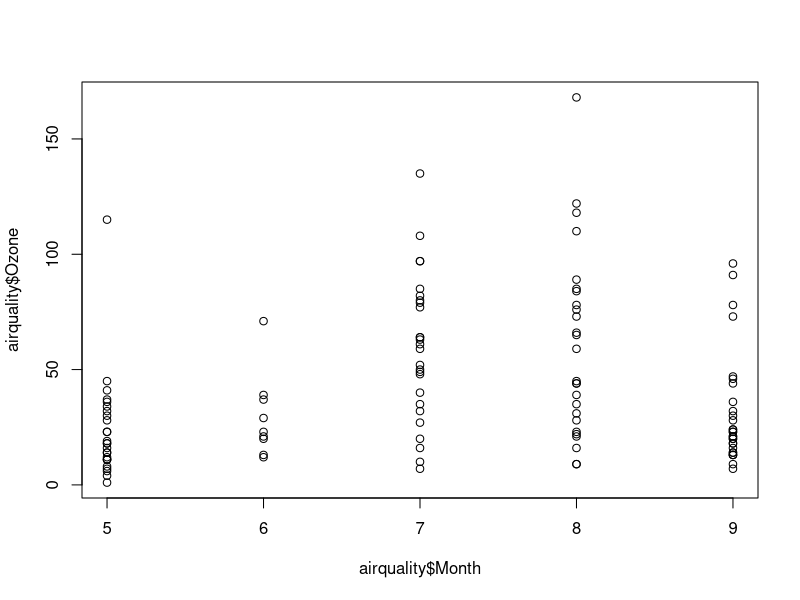
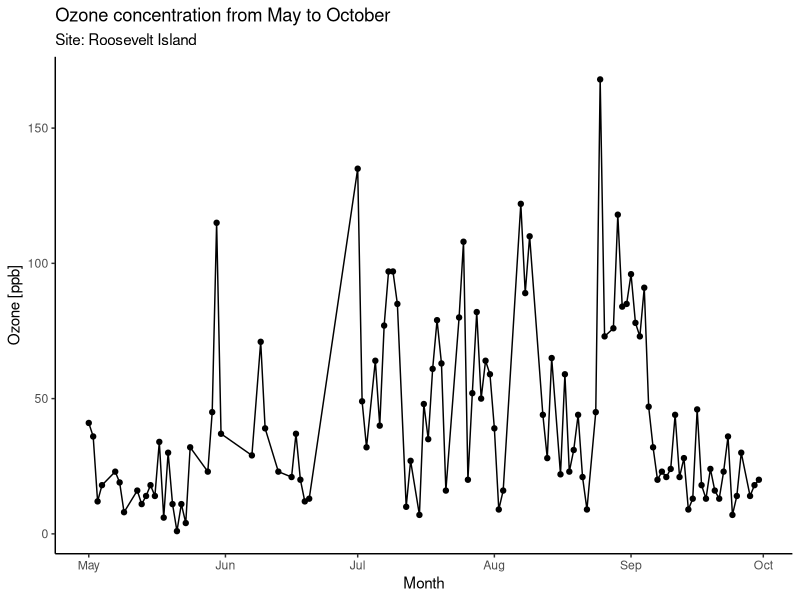
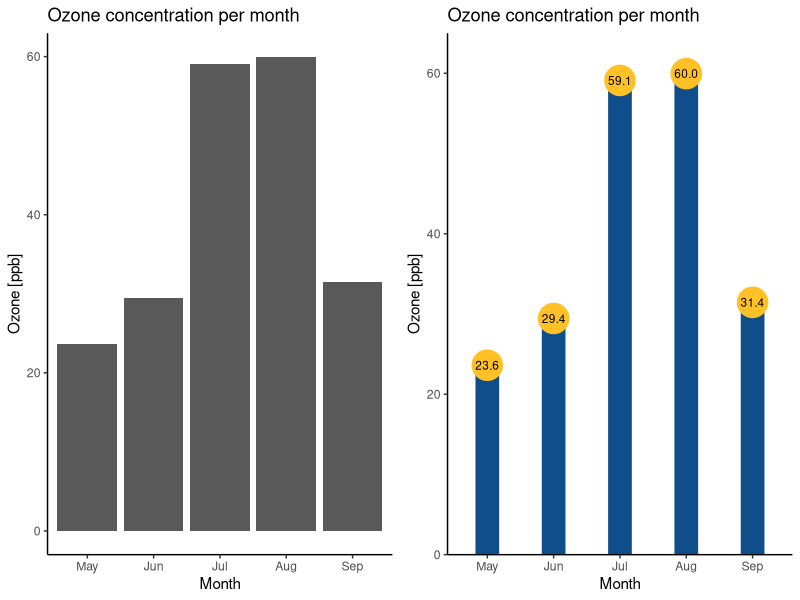
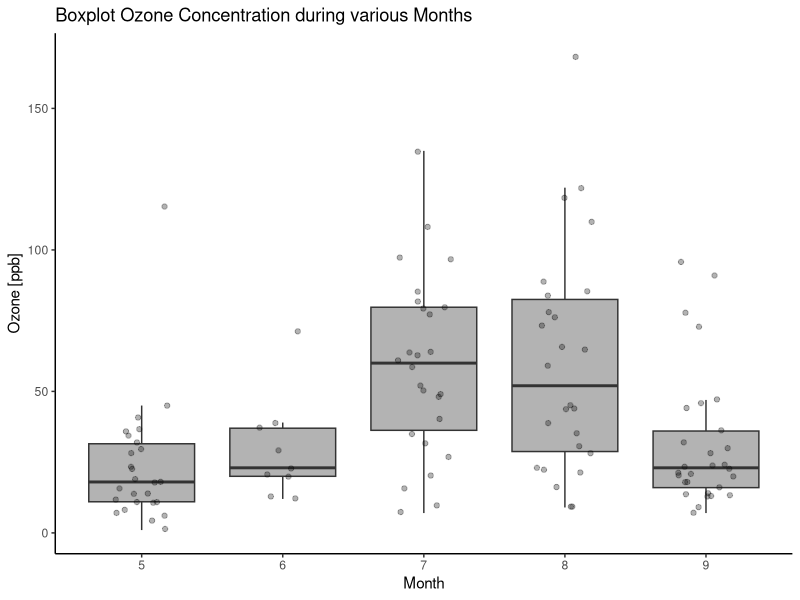
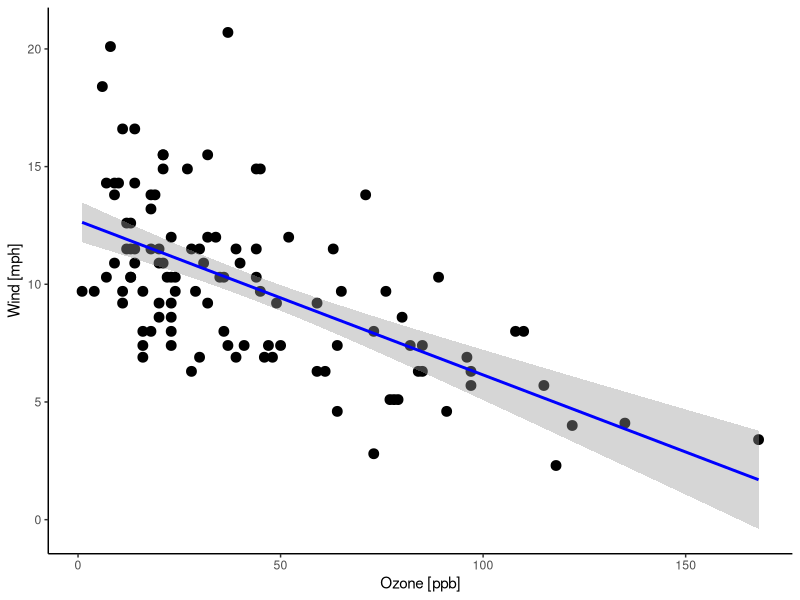
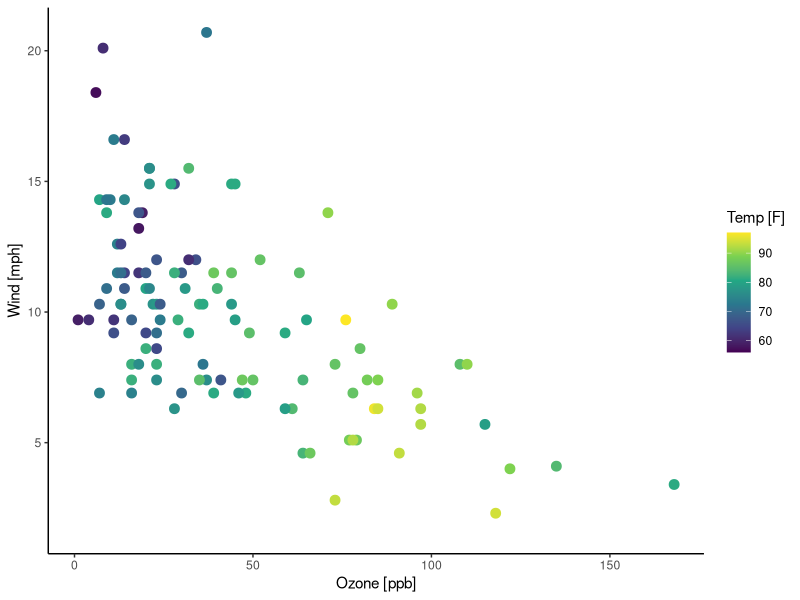

These charts were generated, in order, by the following R code:
## ---- chunk 1

# loading packages
library(tidyverse)
library(lubridate)
library(ggplot2)

help(airquality) # information on the dataset
str(airquality) # structure of the dataset
summary(airquality)

plot(airquality$Month, airquality$Ozone)

## ---- chunk 2

# aggregate months and days and make new column date
aq <- datasets::airquality |> 
  mutate(Date = make_date( year = 1973, month = airquality$Month, day = airquality$Day))|>
  group_by(Date)

## ---- chunk 3

# see how many missing values in each column are
colSums(is.na(aq))

# remove NA-values
aq_withtout_NA = aq[complete.cases(aq), ]

## ---- chunk 4

ozone_date_lineplot <- ggplot(
  data = aq_withtout_NA,
  aes(x = Date, y = Ozone))+
  geom_line() +
  geom_point()  +
  labs(title = "Ozone concentration from May to October",
       subtitle = "Site: Roosevelt Island",
       x = "Month",
       y = "Ozone [ppb]") +
  theme_classic()

ozone_date_lineplot

## ---- chunk 5

summary(aq$Ozone)

## ---- chunk 6

# Aggregate to monthly ozone data
monthly_ozone <- aq |>
  group_by(Month) |>
  summarise(Mean_Ozone = mean(Ozone, na.rm = TRUE))

monthly_ozone$Month <- factor(monthly_ozone$Month, 
                              levels = c(5, 6, 7, 8, 9),
                              labels = c("May", "Jun", "Jul", "Aug", "Sep"))


# Bar plot
ozone_date_barplot <- ggplot(
  data = monthly_ozone,
  aes( x = Month, y = Mean_Ozone)) +
  geom_bar(stat = "identity") +
  theme_classic() +
  labs(title = "Ozone concentration per month",
       x = "Month", y = "Ozone [ppb]")


# Custom plot
ozone_date_customplot <- ggplot(
  data = monthly_ozone,
  aes( x = Month, y = Mean_Ozone)) +
  geom_segment(aes(x = Month, xend = Month, y = 0, yend = Mean_Ozone), size = 8, 
               color = "dodgerblue4") +
  geom_point(aes(x = Month, y = Mean_Ozone), size = 10, color = "goldenrod1") +
  geom_text(aes(x = Month, y = Mean_Ozone, label = format(Mean_Ozone, 
                                                          digits = 3)), size = 3
            , color = "black") +
  theme_classic() +
  labs(title = "Ozone concentration per month",
       x = "Month", y = "Ozone [ppb]") +
  scale_y_continuous(limits = c(0, 65.00), expand = c(0,0))


# combining of plots
cowplot:: plot_grid(ozone_date_barplot, ozone_date_customplot)

## ---- chunk 7

# Box plot + jittered points
ozone_boxplot <- ggplot(
  data = aq,
  aes(x = Month, y = Ozone, group = Month)) +
  geom_boxplot(fill = "grey70", outlier.shape = NA) +
  geom_jitter(width = 0.2, alpha = 0.3) +
  labs(title = "Boxplot Ozone Concentration during various Months") +
  labs(x = "Month", y = "Ozone [ppb]") +
  theme_classic()

ozone_boxplot

## ---- chunk 8

ozone_wind_plot <- ggplot(
  data = aq_withtout_NA,
  aes(x = Ozone, y = Wind)) +
  geom_point(size = 3) +
  geom_smooth(method = "lm", color = "blue") +
  labs(x = "Ozone [ppb]", 
       y = "Wind [mph]") +
  theme_classic()

ozone_wind_plot

## ---- chunk 9

ozone_wind_temp_plot <- ggplot(
  data =aq,
  aes(x = Ozone, y = Wind, color = Temp)) +
  geom_point(size = 3) +
  labs(x = "Ozone [ppb]",
       y = "Wind [mph]",
       color = "Temp [F]") +
  theme_classic() +
  scale_color_viridis_c()

ozone_wind_temp_plot

